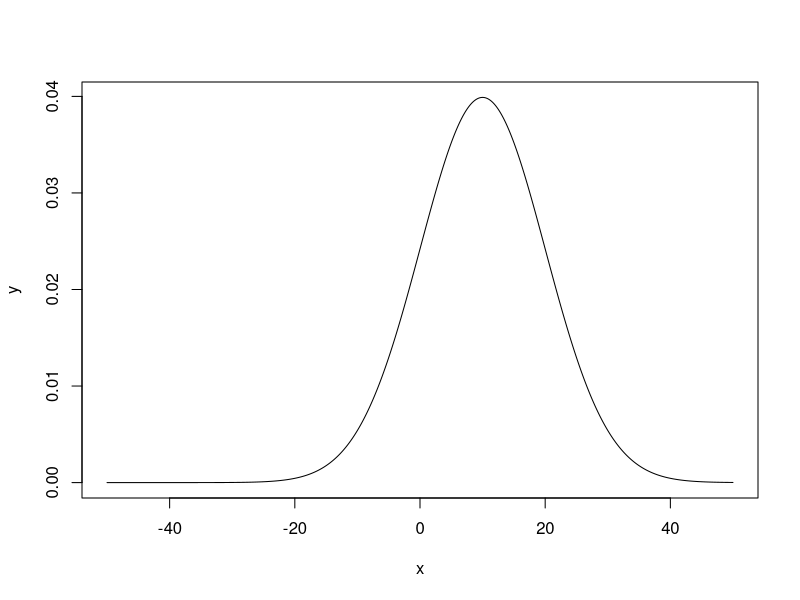
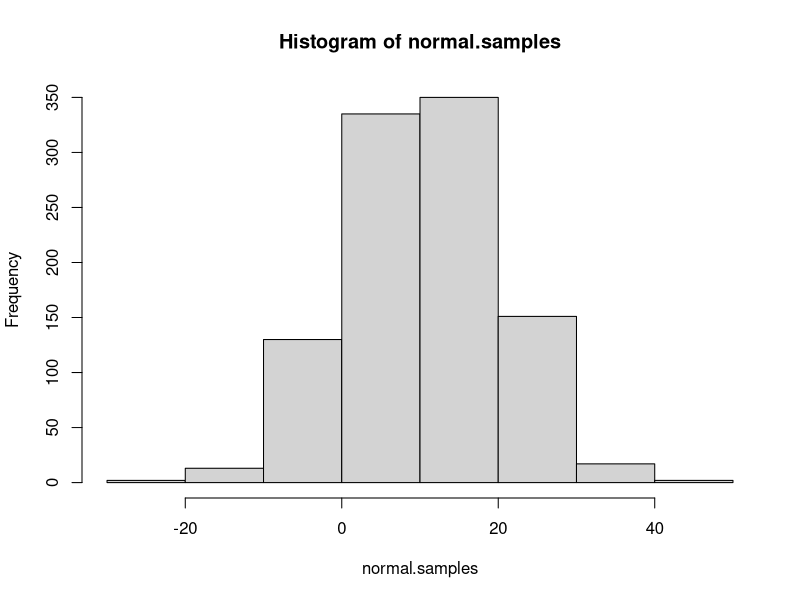
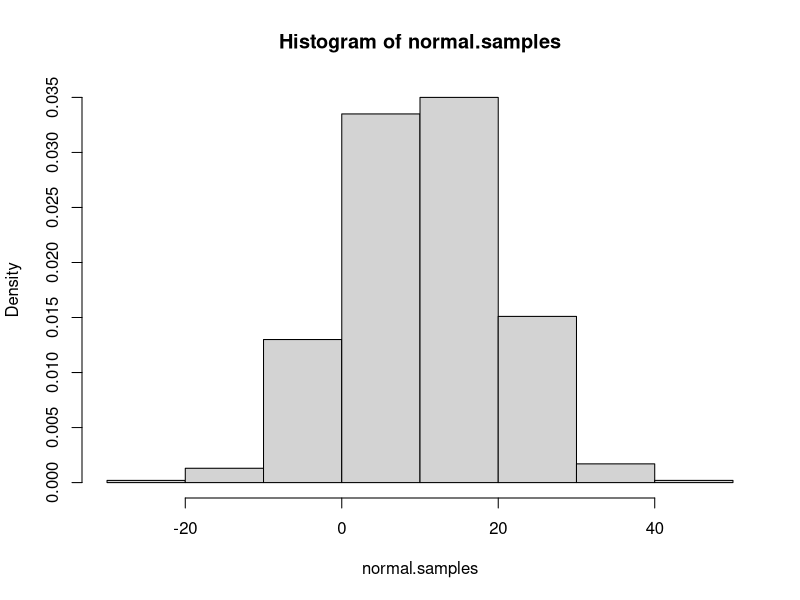
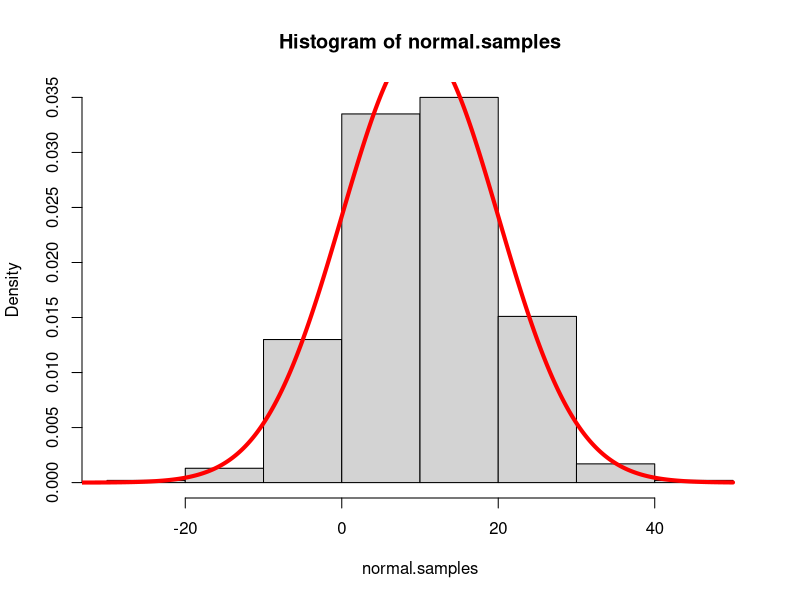

Write R code to recreate these figures, in order.
## ---- chunk 1
2 + 3
## ---- chunk 2
a <- 2 + 3
## ---- chunk 3
a
## ---- chunk 4
#Let's take a look at the PDF (probability density function) first
x <- 0:2000 * 0.05 - 50
y <- dnorm(x, mean = 10, sd = sqrt(100))
# X spans over [-50, 50] and y store the pdf value for each element in x.
# The following command generates a line plot
plot(x, y, type = "l")
# search the R Documentation for this "plot" function in the lower right window.
## ---- chunk 5
# Let's draw some random variables from the distribution
normal.samples <- rnorm(1000, 10, 10)  # avoid using sample as the variable name because it's already used for a built-in function.  The bad behavior of R (python shares this overriding problem too)
# Produce a histogram of the random samples
hist(normal.samples)
## ---- chunk 6
hist(normal.samples, probability = TRUE)
## ---- chunk 7
hist(normal.samples, probability = TRUE)
lines(x, y, col="red", lwd=4)
#you may want to try the function "curve" too.  Go to its help page to find the usage.
